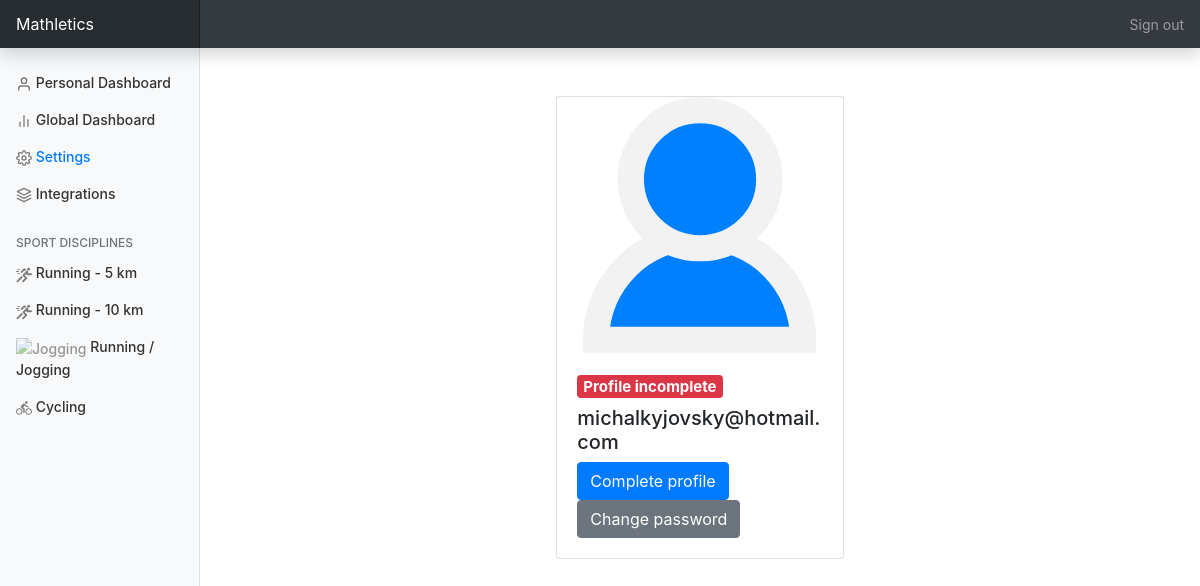
Before: /user_settings (signed in) with the older database file.
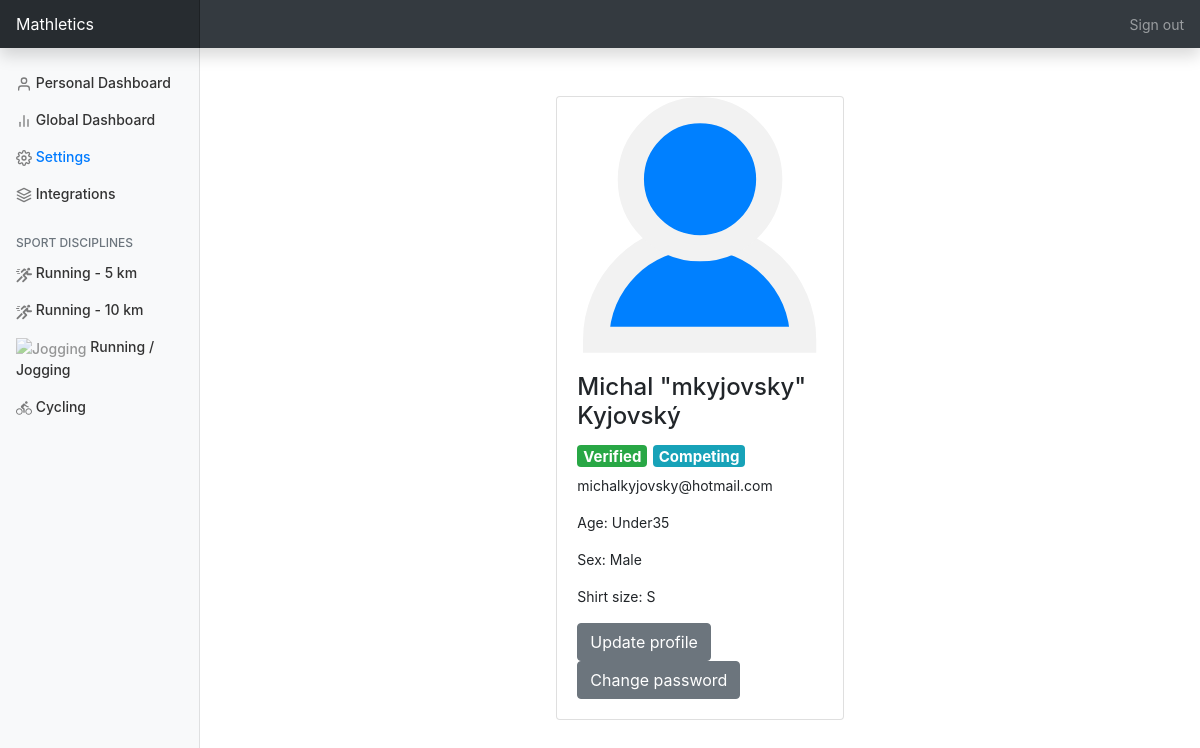
After: the same page with the newer database file.
### mast/models.py (models this page shows, shortened)
class User(db.Model, UserMixin):
    id = db.Column(db.Integer, primary_key=True, autoincrement=True)
    email = db.Column(db.String(120), unique=True, nullable=False)
    password = db.Column(db.String(60), nullable=False)
    first_name = db.Column(db.String(20), nullable=False, default='')
    last_name = db.Column(db.String(50), nullable=False, default='')
    display_name = db.Column(db.String(50))
    sex = db.Column(db.Enum(Sex))
    age = db.Column(db.Enum(Age))
    anonymous = db.Column(db.Boolean, nullable=False, default=False)
    type = db.Column(db.Enum(UserType))
    uk_id = db.Column(db.String(10))
    verified = db.Column(db.Boolean, nullable=False, default=False)
    shirt_size = db.Column(db.String(100))
    competing = db.Column(db.Boolean, nullable=False, default=True)
    activities = db.relationship('Activity', backref='user', lazy=True)

### mast/views.py (the view, shortened to what this page needs)
@app.route('/user_settings', methods=['GET', 'POST'])
@login_required
def user_settings():
    update_profile_form = UpdateProfileForm(name='up')
    display_update_profile_form = 'none'
    change_password_form = ChangePasswordForm(name='chp')
    display_change_password_form = 'none'
    return render_template("user_settings.html", title='User Settings',
                           profile=current_user,
                           update_profile_form=update_profile_form,
                           display_update_profile_form=display_update_profile_form,
                           change_password_form=change_password_form,
                           display_change_password_form=display_change_password_form,
                           )

### mast/models.py (called while the page is built)
@login_manager.user_loader
def load_user(user_id):
    return db.session.query(User).get(user_id)

    def __str__(self):
        return self.name

    def __str__(self):
        return self.name

### mast/templates/user_settings.html (shortened to what this page needs)
{% extends "main_layout_template.html" %}
{% from "_formhelpers.html" import render_text_field, render_inline_radio_field, render_checkbox_field, render_submit_button %}
{% block content_page %}
    <div class="container">
        <div class="row justify-content-center  mt-5">
            <div id="user_card" class="col-4 align-self-center">
                <div class="card">
                    <img class="card-img-top" src="static/pics/default_avatar.svg" alt="Avatar image" width="256"
                         height="256">
                    <div class="card-body">
                        {% if profile.verified %}
                            <h4 class="card-title">
                                {{ profile.first_name }} {% if profile.display_name != '' %}{{ '"' + profile.display_name + '"' }}{% endif %} {{ profile.last_name }} </h4>
                            <h5>
                                <span class="badge badge-success">Verified</span>
                                {% if profile.competing %}
                                    <span class="badge badge-info">Competing</span>
                                {% else %}
                                    <span class="badge badge-warning">Not competing</span>
                                {% endif %}
                            </h5>
                            <p class="card-text">{{ profile.email }}</p>
                            <p class="card-text">Age: {{ profile.age }}</p>
                            <p class="card-text">Sex: {{ profile.sex }}</p>
                            <p class="card-text">Shirt size: {{ profile.shirt_size }}</p>
                            <button type="button" onclick="display_update_profile()" class="btn btn-secondary">Update
                                profile
                            </button>
                        {% else %}
                            <h5><span class="badge badge-danger">Profile incomplete</span></h5>
                            <h5 class="card-text">{{ profile.email }}</h5>
                            <button type="button" onclick="display_update_profile()" class="btn btn-primary">Complete
                                profile
                            </button>
                        {% endif %}
                        <button type="button" onclick="display_change_password()" class="btn btn-secondary">Change
                            password
                        </button>
                    </div>
                </div>
            </div>
        </div>
    </div>
{% endblock content_page %}

### mast/templates/main_layout_template.html (shortened to what this page needs)
<!doctype html>
<html lang="en">
<head>
    <link rel="stylesheet" href="https://cdn.jsdelivr.net/npm/bootstrap@4.5.3/dist/css/bootstrap.min.css"
>
    <link href="{{ url_for('static', filename='forms.css') }}" rel="stylesheet">
    <link href="{{ url_for('static', filename='main_layout_template.css') }}" rel="stylesheet">
</head>
<body>
<nav class="navbar navbar-dark sticky-top bg-dark flex-md-nowrap p-0 shadow">
    <a class="navbar-brand col-md-3 col-lg-2 mr-0 px-3" href="#">Mathletics</a>
    <ul class="navbar-nav px-3">
        <li class="nav-item text-nowrap">
            <a class="nav-link" href="{{ url_for('logout') }}">Sign out</a>
        </li>
    </ul>
</nav>
<div class="container-fluid">
    <div class="row">
        <nav id="sidebarMenu" class="col-md-3 col-lg-2 d-md-block bg-light sidebar collapse">
            <div class="sidebar-sticky pt-3">
                <ul class="nav flex-column">
                    <li class="nav-item">
                        <a {% if title == 'Home' %} class="nav-link activity-wrap active" {% else %}
                                                    class="nav-link activity-wrap" {% endif %}
                                                    href="{{ url_for( 'home') }}">
                            <img src="{{ url_for('static', filename='pics/user.svg') }}" alt="User Statistics"
                                 width="16" height="16">
                            Personal Dashboard
                        </a>
                    </li>
                    <li class="nav-item">
                        <a {% if title == 'Global Dashboard' %} class="nav-link activity-wrap active" {% else %}
                                                                class="nav-link activity-wrap" {% endif %}
                                                                href="{{ url_for( 'global_dashboard') }}">
                            <img src="{{ url_for('static', filename='pics/bar-chart-2.svg') }}"
                                 alt="Global Statistics" width="16" height="16">
                            Global Dashboard
                        </a>
                    </li>
                    <li class="nav-item">
                        <a {% if title == 'User Settings' %} class="nav-link activity-wrap active" {% else %}
                                                             class="nav-link activity-wrap" {% endif %}
                                                             href="{{ url_for('user_settings') }}">
                            <img src="{{ url_for('static', filename='pics/settings.svg') }}" alt="Settings"
                                 width="16" height="16">
                            Settings
                        </a>
                    </li>
                    <li class="nav-item">
                        <a {% if title == 'Integrations' %} class="nav-link activity-wrap active" {% else %}
                                                            class="nav-link activity-wrap" {% endif %}
                                                            href="{{ url_for( 'integrations') }}">
                            <img src="{{ url_for('static', filename='pics/layers.svg') }}" alt="Integration"
                                 width="16" height="16">
                            Integrations
                        </a>
                    </li>
                </ul>
                <h6
                        class="sidebar-heading d-flex justify-content-between align-items-center px-3 mt-4 mb-1 text-muted">
                    <span wfd-id="13">Sport Disciplines</span>
                </h6>
                <ul class="nav flex-column">
                    <li class="nav-item">
                        <a {% if title == 'Running-5' %} class="nav-link activity-wrap active" {% else %}
                                                         class="nav-link activity-wrap" {% endif %}
                                                         href="{{ url_for( 'running_5_km') }}">
                            <img src="{{ url_for('static', filename='pics/run.svg') }}" alt="Running-5"
                                 width="16" height="16"> Running - 5 km
                        </a>
                    </li>
                    <li class="nav-item">
                        <a {% if title == 'Running-10' %} class="nav-link activity-wrap active" {% else %}
                                                          class="nav-link activity-wrap" {% endif %}
                                                          href="{{ url_for( 'running_10_km') }}">
                            <img class="activity" src="{{ url_for('static', filename='pics/run.svg') }}"
                                 alt="Running-5" width="16" height="16">
                            Running - 10 km
                        </a>
                    </li>
                    <li class="nav-item">
                        <a {% if title == 'Jogging' %} class="nav-link activity-wrap active" {% else %}
                                                       class="nav-link activity-wrap" {% endif %}
                                                       href="{{ url_for( 'running_jogging') }}">
                            <img class="activity" src="{{ url_for('static', filename='pics/jogging.svg') }}"
                                 alt="Jogging" width="16" height="16">
                            Running / Jogging
                        </a>
                    </li>
                    <li class="nav-item">
                        <a {% if title == 'Cycling' %} class="nav-link activity-wrap active" {% else %}
                                                       class="nav-link activity-wrap" {% endif %}
                                                       href="{{ url_for( 'cycling') }}">
                            <img class="activity" src="{{ url_for('static', filename='pics/bike.svg') }}"
                                 alt="Cyclist" width="16" height="16">
                            Cycling
                        </a>
                    </li>
                </ul>
            </div>
        </nav>
        <main role="main" class="col-md-9 ml-sm-auto col-lg-10 px-md-4">
            {% block content_page %}
            {% endblock content_page %}
        </main>
    </div>
</div>
</body>
</html>

### mast/static/main_layout_template.css (style rules this page uses)
body { font-size: .875rem; }
.sidebar { position: fixed; top: 0; bottom: 0; left: 0; z-index: 100; padding: 48px 0 0; box-shadow: inset -1px 0 0 rgba(0, 0, 0, .1); }
.sidebar-sticky { position: relative; top: 0; height: calc(100vh - 48px); padding-top: .5rem; overflow-x: hidden; overflow-y: auto; }
.sidebar .nav-link { font-weight: 500; color: #333; }
.sidebar .nav-link.active { color: #007bff; }
.sidebar-heading { font-size: .75rem; text-transform: uppercase; }
.navbar-brand { padding-top: .75rem; padding-bottom: .75rem; font-size: 1rem; background-color: rgba(0, 0, 0, .25); box-shadow: inset -1px 0 0 rgba(0, 0, 0, .25); }
a.activity-wrap img { opacity: 0.5; }

Changed rows visible on the page:
changed User "michalkyjovsky@hotmail.com": verified False → True (drawn); first_name (not shown) → "Michal"; display_name (not shown) → "\"mkyjovsky\""; last_name (not shown) → "Kyjovský"; age (not shown) → "Under35"; sex (not shown) → "Male"; shirt_size (not shown) → "S"
Other visible differences:
text no longer shown: "Profile incomplete Complete profile"
text now shown: "Verified Competing Age: Sex: Shirt size: Update profile"
